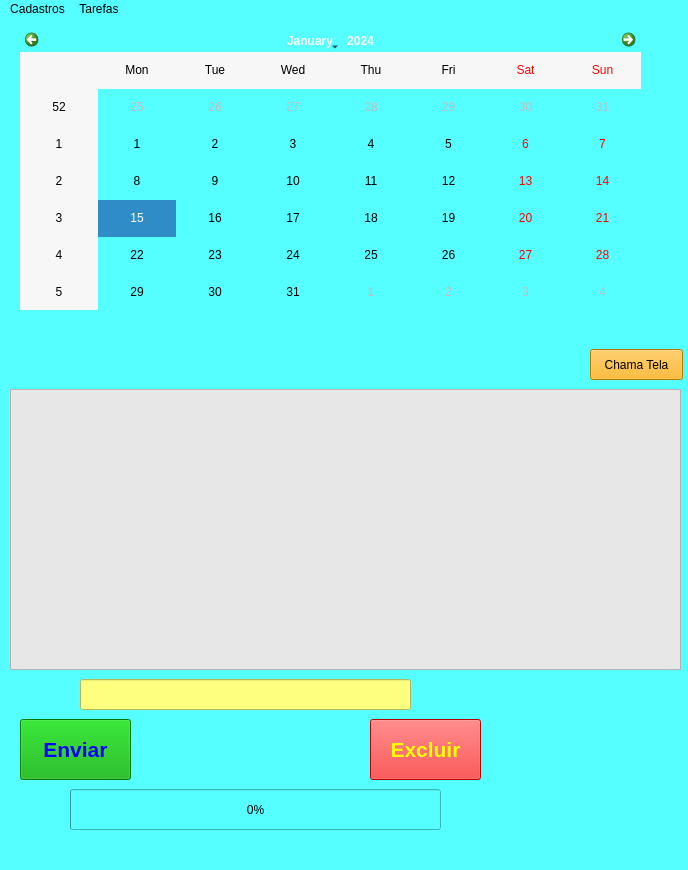
<?xml version="1.0" encoding="UTF-8"?>
<ui version="4.0">
 <class>MainWindow</class>
 <widget class="QMainWindow" name="MainWindow">
  <property name="geometry">
   <rect>
    <x>0</x>
    <y>0</y>
    <width>688</width>
    <height>870</height>
   </rect>
  </property>
  <property name="windowTitle">
   <string>MainWindow</string>
  </property>
  <property name="styleSheet">
   <string notr="true">background-color: rgb(85, 255, 255);</string>
  </property>
  <widget class="QWidget" name="centralwidget">
   <widget class="QListWidget" name="listWidget">
    <property name="geometry">
     <rect>
      <x>10</x>
      <y>370</y>
      <width>671</width>
      <height>281</height>
     </rect>
    </property>
    <property name="styleSheet">
     <string notr="true">background-color: rgb(231, 231, 231);</string>
    </property>
   </widget>
   <widget class="QPushButton" name="pushButton">
    <property name="geometry">
     <rect>
      <x>20</x>
      <y>700</y>
      <width>111</width>
      <height>61</height>
     </rect>
    </property>
    <property name="font">
     <font>
      <pointsize>16</pointsize>
      <weight>75</weight>
      <bold>true</bold>
     </font>
    </property>
    <property name="styleSheet">
     <string notr="true">background-color: rgb(0, 170, 0);
color: rgb(0, 0, 255);</string>
    </property>
    <property name="text">
     <string>Enviar</string>
    </property>
   </widget>
   <widget class="QPushButton" name="pushButton_2">
    <property name="geometry">
     <rect>
      <x>370</x>
      <y>700</y>
      <width>111</width>
      <height>61</height>
     </rect>
    </property>
    <property name="font">
     <font>
      <pointsize>16</pointsize>
      <weight>75</weight>
      <bold>true</bold>
     </font>
    </property>
    <property name="styleSheet">
     <string notr="true">background-color: rgb(255, 0, 0);
color: rgb(255, 255, 0);</string>
    </property>
    <property name="text">
     <string>Excluir</string>
    </property>
   </widget>
   <widget class="QLineEdit" name="lineEdit">
    <property name="geometry">
     <rect>
      <x>80</x>
      <y>660</y>
      <width>331</width>
      <height>31</height>
     </rect>
    </property>
    <property name="styleSheet">
     <string notr="true">background-color: rgb(255, 255, 127);</string>
    </property>
   </widget>
   <widget class="QPushButton" name="pushButton_3">
    <property name="geometry">
     <rect>
      <x>590</x>
      <y>330</y>
      <width>93</width>
      <height>31</height>
     </rect>
    </property>
    <property name="styleSheet">
     <string notr="true">background-color: rgb(255, 170, 0);</string>
    </property>
    <property name="text">
     <string>Chama Tela</string>
    </property>
   </widget>
   <widget class="QProgressBar" name="progressBar">
    <property name="geometry">
     <rect>
      <x>70</x>
      <y>770</y>
      <width>371</width>
      <height>41</height>
     </rect>
    </property>
    <property name="value">
     <number>0</number>
    </property>
   </widget>
   <widget class="QCalendarWidget" name="calendarWidget">
    <property name="geometry">
     <rect>
      <x>20</x>
      <y>10</y>
      <width>621</width>
      <height>281</height>
     </rect>
    </property>
   </widget>
  </widget>
  <widget class="QMenuBar" name="menubar">
   <property name="geometry">
    <rect>
     <x>0</x>
     <y>0</y>
     <width>688</width>
     <height>26</height>
    </rect>
   </property>
   <widget class="QMenu" name="menuCadastros">
    <property name="title">
     <string>Cadastros</string>
    </property>
    <widget class="QMenu" name="menuPer_odos">
     <property name="title">
      <string>Períodos</string>
     </property>
     <addaction name="actionPer_odo_x_Contas"/>
    </widget>
    <addaction name="actionGrupo_de_Categorias"/>
    <addaction name="actionCategorias"/>
    <addaction name="menuPer_odos"/>
    <addaction name="separator"/>
    <addaction name="actionCompras_a_Prazo"/>
   </widget>
   <widget class="QMenu" name="menuTarefas">
    <property name="title">
     <string>Tarefas</string>
    </property>
   </widget>
   <addaction name="menuCadastros"/>
   <addaction name="menuTarefas"/>
  </widget>
  <widget class="QStatusBar" name="statusbar"/>
  <action name="actionGrupo_de_Categorias">
   <property name="text">
    <string>Grupo de Categorias</string>
   </property>
  </action>
  <action name="actionCategorias">
   <property name="text">
    <string>Categorias</string>
   </property>
  </action>
  <action name="actionPer_odo_x_Contas">
   <property name="text">
    <string>Período x Contas</string>
   </property>
  </action>
  <action name="actionCompras_a_Prazo">
   <property name="text">
    <string>Compras a Prazo</string>
   </property>
  </action>
 </widget>
 <resources/>
 <connections/>
</ui>
